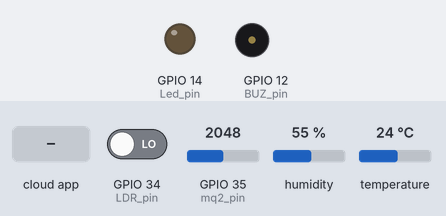
Recording of a sketch running on a simulated ESP32. Shown: output pins drawn as LEDs (lit = HIGH), buzzer (waves = sounding, pin HIGH). The inputs (shaded band) are chosen by the test bench; at power-on: GPIO 35 (mq2_pin) = 2048, GPIO 34 (LDR_pin) LOW, humidity 55 %, temperature 24 °C. WiFi joins after 1.5 s; servers stay silent unless stated.

Above: at 2.7 s.
2.8 s: GPIO 35 (mq2_pin) set to 2442
4.8 s: GPIO 35 (mq2_pin) set to 2568
At 6.3 s:
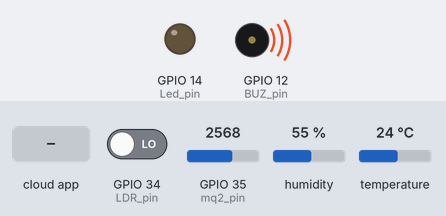
7.2 s: the phone or cloud app sets LED_light to 1
At 8.9 s:
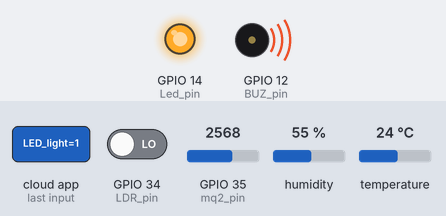
12.4 s: the phone or cloud app sets LED_light to 0
At 14.2 s:
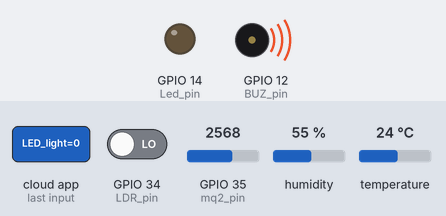
Timing chart, 0 to 15.5 s (numbered marks = the images above; inputs shaded):
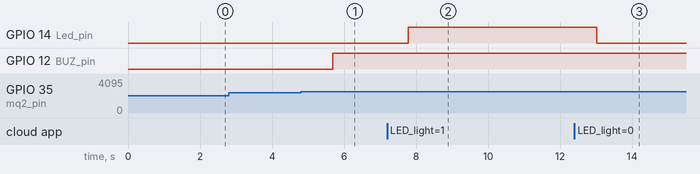

The sketch:

Alexa__Home_Automation_may17a.ino
```cpp
#include "arduino_secrets.h"
/*
  Sketch generated by the Arduino IoT Cloud Thing "Alexa  Home Automation"
  https://create.arduino.cc/cloud/things/e2a83915-4994-45a2-88d7-c6943d5cf582

  Arduino IoT Cloud Variables description

  The following variables are automatically generated and updated when changes are made to the Thing

  float GAS_Detect;
  CloudLight Light_ON_OFF;
  CloudSwitch LED_light;
  CloudTemperatureSensor Temparature;
  int Humidity;
  bool Buzzer;

  Variables which are marked as READ/WRITE in the Cloud Thing will also have functions
  which are called when their values are changed from the Dashboard.
  These functions are generated with the Thing and added at the end of this sketch.
*/

#include "thingProperties.h"
#include <DHT11.h>

int mq2_pin = 35;
int DHT_pin = 4;
int BUZ_pin = 12;
int Led_pin = 14;
int LDR_pin = 34;

DHT11 dht11(DHT_pin);

void setup() {
  // Initialize serial and wait for port to open:
  Serial.begin(9600);
  pinMode(LDR_pin,INPUT);
  pinMode(mq2_pin,INPUT);
  pinMode(BUZ_pin, OUTPUT);
  pinMode(Led_pin, OUTPUT);
  // This delay gives the chance to wait for a Serial Monitor without blocking if none is found
  delay(1500);

  // Defined in thingProperties.h
  initProperties();

  // Connect to Arduino IoT Cloud
  ArduinoCloud.begin(ArduinoIoTPreferredConnection);

  /*
     The following function allows you to obtain more information
     related to the state of network and IoT Cloud connection and errors
     the higher number the more granular information you’ll get.
     The default is 0 (only errors).
     Maximum is 4
 */
  setDebugMessageLevel(2);
  ArduinoCloud.printDebugInfo();
}

void loop() {
  ArduinoCloud.update();
  // Your code here
  //============================================= GAS Detected =========================
  GAS_Detect = analogRead(mq2_pin);
  if(GAS_Detect>2500){
    Buzzer = 1;
  }
  if(Buzzer==1){
    digitalWrite(BUZ_pin,HIGH);
  }
  else{
    digitalWrite(BUZ_pin,LOW);
  }

  //============================================= LED with LDR =========================
  Light_ON_OFF = digitalRead(LDR_pin);
  if(Light_ON_OFF==1){
    Serial.println("room is Dark nedd to on the LED_light");
  }

  if(LED_light){
    digitalWrite(Led_pin,HIGH);
  }
  else{
    digitalWrite(Led_pin,LOW);
  }

  //=================================== weather ========================
  Temparature = dht11.readTemperature();
  Humidity = dht11.readHumidity();
}

/*
  Since Temparature is READ_WRITE variable, onTemparatureChange() is
  executed every time a new value is received from IoT Cloud.
*/
void onTemparatureChange()  {
  // Add your code here to act upon Temparature change
}
/*
  Since Humidity is READ_WRITE variable, onHumidityChange() is
  executed every time a new value is received from IoT Cloud.
*/
void onHumidityChange()  {
  // Add your code here to act upon Humidity change
}
/*
  Since Buzzer is READ_WRITE variable, onBuzzerChange() is
  executed every time a new value is received from IoT Cloud.
*/
void onBuzzerChange()  {
  // Add your code here to act upon Buzzer change
}
/*
  Since LEDLight is READ_WRITE variable, onLEDLightChange() is
  executed every time a new value is received from IoT Cloud.
*/
void onLEDLightChange()  {
  // Add your code here to act upon LEDLight change

}
```

arduino_secrets.h
```cpp
#define SECRET_DEVICE_KEY ""
#define SECRET_OPTIONAL_PASS ""
#define SECRET_SSID ""
```

thingProperties.h
```cpp
// Code generated by Arduino IoT Cloud, DO NOT EDIT.

#include <ArduinoIoTCloud.h>
#include <Arduino_ConnectionHandler.h>

const char DEVICE_LOGIN_NAME[]  = "2ecb6f9b-9d5d-4bc7-a29a-d2def6e0f35b";

const char SSID[]               = SECRET_SSID;    // Network SSID (name)
const char PASS[]               = SECRET_OPTIONAL_PASS;    // Network password (use for WPA, or use as key for WEP)
const char DEVICE_KEY[]  = SECRET_DEVICE_KEY;    // Secret device password

void onLEDLightChange();
void onTemparatureChange();
void onHumidityChange();
void onBuzzerChange();

float GAS_Detect;
CloudLight Light_ON_OFF;
CloudSwitch LED_light;
CloudTemperatureSensor Temparature;
int Humidity;
bool Buzzer;

void initProperties(){

  ArduinoCloud.setBoardId(DEVICE_LOGIN_NAME);
  ArduinoCloud.setSecretDeviceKey(DEVICE_KEY);
  ArduinoCloud.addProperty(GAS_Detect, READ, ON_CHANGE, NULL);
  ArduinoCloud.addProperty(Light_ON_OFF, READ, ON_CHANGE, NULL);
  ArduinoCloud.addProperty(LED_light, READWRITE, ON_CHANGE, onLEDLightChange);
  ArduinoCloud.addProperty(Temparature, READWRITE, ON_CHANGE, onTemparatureChange);
  ArduinoCloud.addProperty(Humidity, READWRITE, ON_CHANGE, onHumidityChange);
  ArduinoCloud.addProperty(Buzzer, READWRITE, ON_CHANGE, onBuzzerChange);

}

WiFiConnectionHandler ArduinoIoTPreferredConnection(SSID, PASS);
```

Measured:
- the behaviour switches between 2500 and 2501 on GPIO 35 (mq2_pin) (found by bisection; images 0 and 1)
- after the input at 2.8 s, every drawn part: stays the same
- after the input at 4.8 s, GPIO 12 (BUZ_pin): LOW → HIGH after 0.89 s
- after the input at 7.2 s, GPIO 14 (Led_pin): LOW → HIGH after 0.59 s
- after the input at 12.4 s, GPIO 14 (Led_pin): HIGH → LOW after 0.63 s
